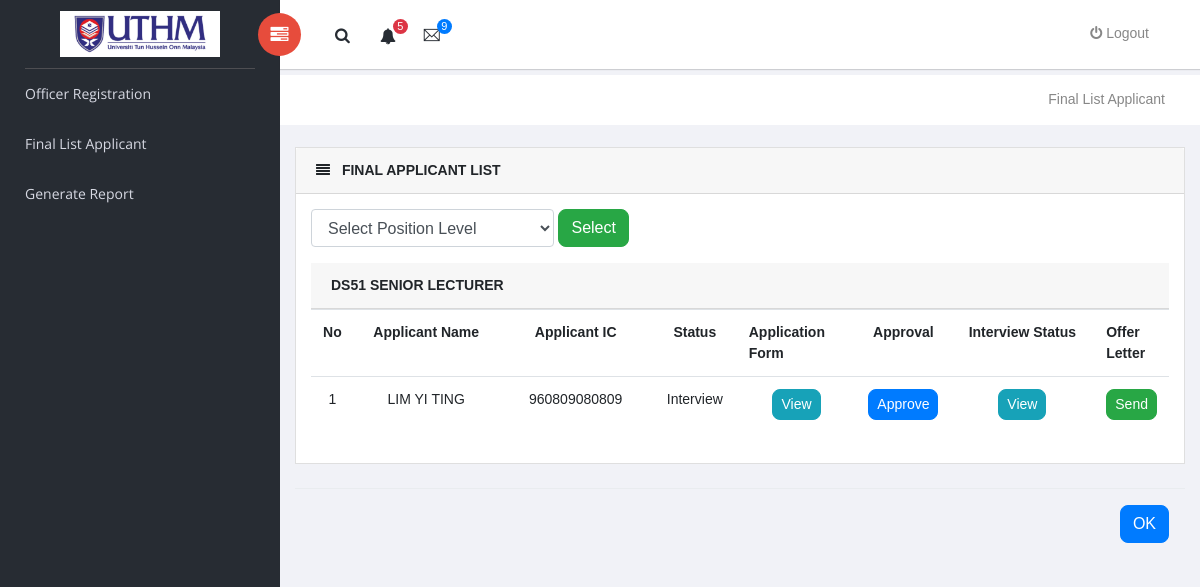
/finallist1.php, run on an earlier commit of the app's database.
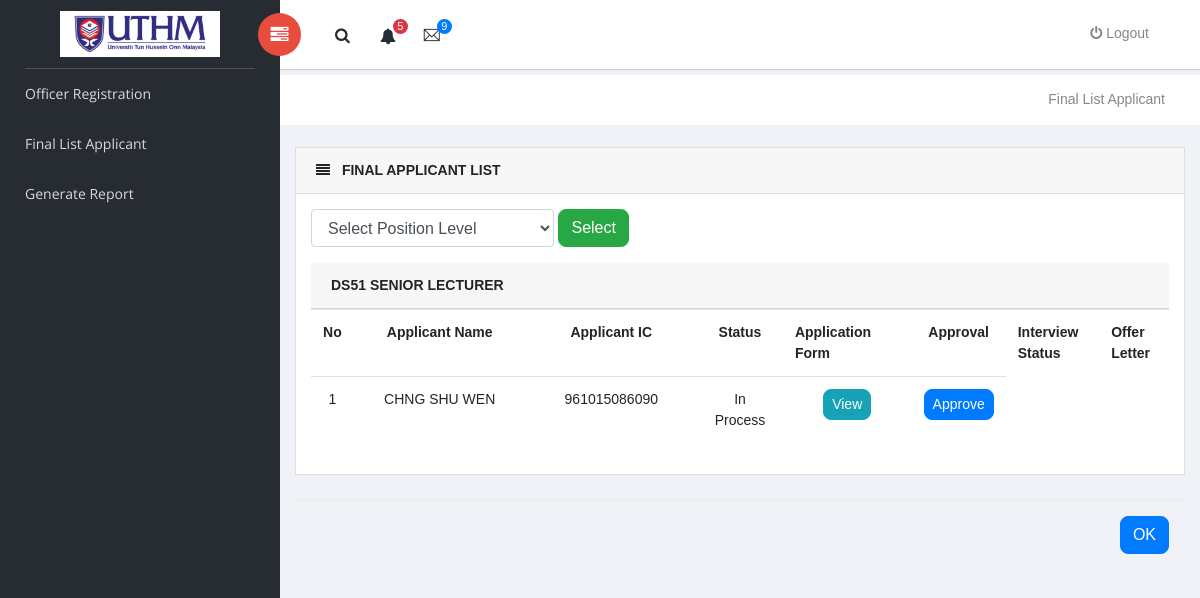
And on a later commit of the database.
### tables this page shows
CREATE TABLE `decision` (
  `Decision_Id` int(2) NOT NULL,
  `Applicant_Name` varchar(50) NOT NULL,
  `user_Ic` char(13) NOT NULL,
  `app_post1` varchar(50) NOT NULL,
  `Status_1` varchar(15) DEFAULT NULL,
  `Status_2` varchar(50) NOT NULL,
  `Is_active` varchar(12) NOT NULL,
  `Officer_Name` varchar(50) NOT NULL,
  `date_Officer` date NOT NULL,
  `Approval_status` varchar(10) NOT NULL DEFAULT 'In Process',
  `dateTime` timestamp NOT NULL DEFAULT CURRENT_TIMESTAMP ON UPDATE CURRENT_TIMESTAMP
);

### finallist1.php (the view, shortened to what the changed rows need)
<?php
$db = db_connect();
?>
<!doctype html>
<html class="no-js" lang="en">
    <link rel="stylesheet" href="vendors/bootstrap/dist/css/bootstrap.min.css">
    <link rel="stylesheet" href="vendors/font-awesome/css/font-awesome.min.css">
    <link rel="stylesheet" href="vendors/themify-icons/css/themify-icons.css">
    <link rel="stylesheet" href="vendors/flag-icon-css/css/flag-icon.min.css">
    <link rel="stylesheet" href="vendors/selectFX/css/cs-skin-elastic.css">
    <link rel="stylesheet" href="assets/css/style.css">
</head>
   <div id="right-panel" class="right-panel">
    <form class="form-inline"  method="post" enctype="multipart/form-data" >
         <div class="content mt-3">
            <div class="animated">
                <div class="card">
                    <div class="card-body">
                                <table class="table">
                                    <tbody>
									<tr >
									  <th scope="col" ><label for="no">No</label></th>
									  <th scope="col" ><label for="Applicant_Name">Applicant Name</label></th>
									  <th scope="col" ><label for="user_Ic">Applicant IC</label></th>
									  <th scope="col" ><label for="status">Status</label></th>
									  <th scope="col" ><label for="AppForm">Application Form</label></th>
									  <th scope="col" ><label for="approve">Approval</label></th>
									  <th scope="col" ><label for="interviewStatus">Interview Status</label></th>
									  <th scope="col" ><label for="offerletter">Offer Letter</label></th>
									</tr>
									<?php
									$qlist = 'SELECT * FROM decision';
									$reslist = $db->query($qlist);
									$count=0;
									 while($rowlist = $reslist->fetch_assoc()) {
										if ($rowlist['app_post1'] == 'DS51 SENIOR LECTURER'){
											$count++;
											   echo "<tr>";
													echo"<td style='width:5%' align='center'>" .$count."</td>";
													echo"<td style='width:20%' align='center'>" .$rowlist['Applicant_Name']." </td>";
													echo"<td style='width:20%' align='center'>" .$rowlist['user_Ic']."</td>";
													if ($rowlist['Status_1'] == 'Interview') {
													  echo"<td style='width:10%' align='center'>" .$rowlist['Status_1']."</td>";
													} else {
													  echo"<td style='width:10%' align='center'>" .$rowlist['Status_1']."<br/>".$rowlist['Status_2']."</td>";
											}
											echo"<td style='width:15%' align='center'><a style='border-radius: 8px;' class='btn btn-info btn-sm' href ='viewlistM.php?user_Ic=$rowlist[user_Ic]'>View</a></td>";
													echo"<td style='width:10%' align='center'><a style='border-radius: 8px;' class='btn btn-primary btn-sm' href ='approve.php?Decision_Id=$rowlist[Decision_Id]'>Approve</a></td>";
													if ($rowlist['Status_1'] == 'Interview') {
													echo"<td style='width:20%' align='center'><a style='border-radius: 8px;' class='btn btn-info btn-sm' href ='DecisionIvM.php?Applicant_Name=$rowlist[Applicant_Name] & user_Ic=$rowlist[user_Ic] '>View</a></td>";
													echo"<td style='width:15%' align='center'><a style='border-radius: 8px;' class='btn btn-success btn-sm' href ='offerletter.php?Applicant_Name=$rowlist[Applicant_Name] & user_Ic=$rowlist[user_Ic] '>Send</a></td>";
													}
													echo "</tr>";
										}
									 }
									?>
                                    </tbody>
                                </table>
								</div>
				</div>
							</div>
				</div>
			</div>
	   <br>
	</body>
	</html>

What changed in the data, as far as the page shows it:
no longer on this page (row edited): decision: Applicant_Name "LIM YI TING", user_Ic "960809080809", Status_1 "Interview"
added decision: Applicant_Name "CHNG SHU WEN", user_Ic "961015086090", Status_1 "In Process"
